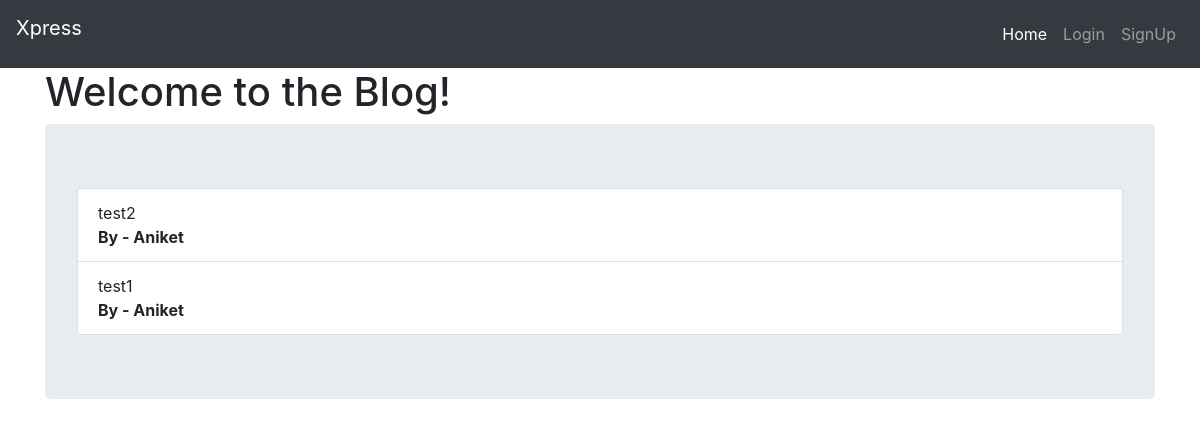
Before: / with the older database file.
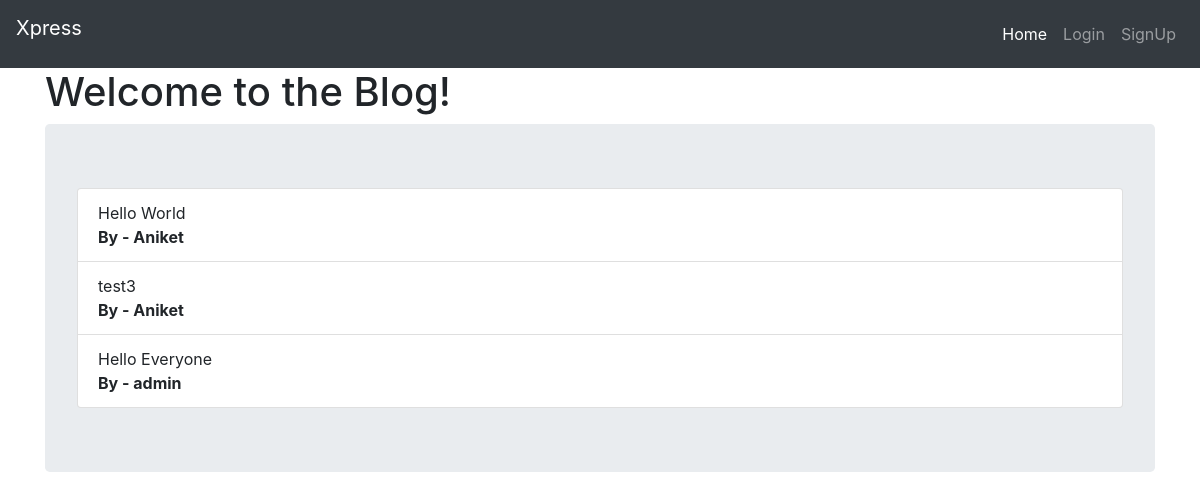
After: the same page with the newer database file.
### models.py (models this page shows)
class Blogs(UserMixin,db.Model):
    id = db.Column(db.Integer, primary_key=True)
    post = db.Column(db.String(4096))
    email_id = db.Column(db.String(100),db.ForeignKey(User.email))

class User(UserMixin,db.Model):
    id = db.Column(db.Integer, primary_key=True) # primary keys are required by SQLAlchemy
    email = db.Column(db.String(100), unique=True)
    password = db.Column(db.String(100))
    name = db.Column(db.String(1000))
    posts = db.relationship('Blogs', backref='name', lazy=True)

### main.py (the view)
@main.route('/')
def index():
    posts = Blogs.query.order_by(Blogs.id.desc()).limit(3).all()
    return render_template('index.html', data=posts)

### templates/index.html (shortened to what this page needs)
{% extends "base.html" %}
{% block content %}
<div class = "container">
  <h1> Welcome to the Blog! </h1>
  <div class=" container jumbotron">
    <ul class="list-group">
      {% for posts in data %}
      <li class="list-group-item">
        {{ posts.post }}
        <br>
        <b>By - {{ posts.name.name }} </b>
      </li>
      {% endfor %}
    </ul>
  </div>
{% endblock %}

### templates/base.html (shortened to what this page needs)
<!DOCTYPE html>
<html>
<head>
    <link rel="stylesheet" href="https://cdnjs.cloudflare.com/ajax/libs/bulma/0.7.2/css/bulma.min.css" />
    <link rel="stylesheet" href="https://stackpath.bootstrapcdn.com/bootstrap/4.3.1/css/bootstrap.min.css">
</head>
<body>
    <nav class="navbar navbar-dark bg-dark navbar-expand-lg">
        <a class="navbar-brand" href="#">Xpress</a>
        <div class="collapse navbar-collapse" id="navbarNavDropdown">
          <ul class="navbar-nav ml-auto">
            <li class="nav-item active">
              <a class="nav-link" href=" {{ url_for('main.index')}} ">Home <span class="sr-only">(current)</span></a>
            </li>
            {% if not current_user.is_authenticated %}
            <li class="nav-item">
              <a class="nav-link" href="{{ url_for('auth.login')}}">Login</a>
            </li>
            <li class="nav-item">
              <a class="nav-link" href="{{ url_for('auth.signup')}}">SignUp</a>
            </li>
            {% endif %}
          </ul>
        </div>
      </nav>
{% block content %}
{% endblock %}
</body>
</html>

Changed rows visible on the page:
no longer on this page (row unchanged): Blogs: post "test2", name.name "Aniket"
no longer on this page (row unchanged): Blogs: post "test1", name.name "Aniket"
added Blogs: post "Hello World", name.name "Aniket"
added Blogs: post "test3", name.name "Aniket"
added Blogs: post "Hello Everyone", name.name "admin"
